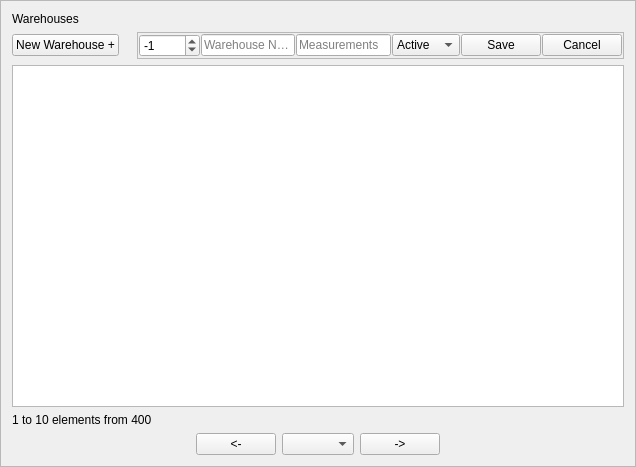
<?xml version="1.0" encoding="UTF-8"?>
<ui version="4.0">
 <class>F_Warhouses</class>
 <widget class="QFrame" name="F_Warhouses">
  <property name="geometry">
   <rect>
    <x>0</x>
    <y>0</y>
    <width>636</width>
    <height>467</height>
   </rect>
  </property>
  <property name="windowTitle">
   <string>Frame</string>
  </property>
  <property name="frameShape">
   <enum>QFrame::StyledPanel</enum>
  </property>
  <property name="frameShadow">
   <enum>QFrame::Raised</enum>
  </property>
  <layout class="QVBoxLayout" name="verticalLayout_2">
   <item>
    <widget class="QLabel" name="L_info">
     <property name="text">
      <string>Warehouses</string>
     </property>
    </widget>
   </item>
   <item>
    <layout class="QHBoxLayout" name="layoutTop">
     <item>
      <widget class="QPushButton" name="Bt_AddNew">
       <property name="text">
        <string>New Warehouse +</string>
       </property>
      </widget>
     </item>
     <item>
      <spacer name="horizontalSpacer">
       <property name="orientation">
        <enum>Qt::Horizontal</enum>
       </property>
       <property name="sizeType">
        <enum>QSizePolicy::Expanding</enum>
       </property>
       <property name="sizeHint" stdset="0">
        <size>
         <width>40</width>
         <height>20</height>
        </size>
       </property>
      </spacer>
     </item>
     <item>
      <widget class="QFrame" name="F_AddNew">
       <property name="enabled">
        <bool>true</bool>
       </property>
       <property name="frameShape">
        <enum>QFrame::StyledPanel</enum>
       </property>
       <property name="frameShadow">
        <enum>QFrame::Raised</enum>
       </property>
       <layout class="QHBoxLayout" name="horizontalLayout_5">
        <property name="spacing">
         <number>1</number>
        </property>
        <property name="leftMargin">
         <number>1</number>
        </property>
        <property name="topMargin">
         <number>1</number>
        </property>
        <property name="rightMargin">
         <number>1</number>
        </property>
        <property name="bottomMargin">
         <number>1</number>
        </property>
        <item>
         <widget class="QSpinBox" name="Sb_ID">
          <property name="minimum">
           <number>-2</number>
          </property>
          <property name="maximum">
           <number>99999</number>
          </property>
          <property name="value">
           <number>-1</number>
          </property>
         </widget>
        </item>
        <item>
         <layout class="QHBoxLayout" name="horizontalLayout_4">
          <item>
           <widget class="QLineEdit" name="Le_WarehouseName">
            <property name="maxLength">
             <number>255</number>
            </property>
            <property name="placeholderText">
             <string>Warehouse Name</string>
            </property>
           </widget>
          </item>
          <item>
           <widget class="QLineEdit" name="Le_Description">
            <property name="maxLength">
             <number>255</number>
            </property>
            <property name="placeholderText">
             <string>Measurements</string>
            </property>
           </widget>
          </item>
          <item>
           <widget class="QComboBox" name="Cb_Status">
            <item>
             <property name="text">
              <string>Active</string>
             </property>
            </item>
            <item>
             <property name="text">
              <string>Delete</string>
             </property>
            </item>
            <item>
             <property name="text">
              <string>Closed</string>
             </property>
            </item>
           </widget>
          </item>
          <item>
           <widget class="QPushButton" name="Bt_save">
            <property name="text">
             <string>Save</string>
            </property>
            <property name="shortcut">
             <string>Return</string>
            </property>
           </widget>
          </item>
          <item>
           <widget class="QPushButton" name="Bt_cancel">
            <property name="text">
             <string>Cancel</string>
            </property>
            <property name="shortcut">
             <string>Esc</string>
            </property>
           </widget>
          </item>
         </layout>
        </item>
       </layout>
      </widget>
     </item>
    </layout>
   </item>
   <item>
    <layout class="QVBoxLayout" name="layoutMiddle">
     <item>
      <widget class="QTableView" name="tableView">
       <property name="textElideMode">
        <enum>Qt::ElideMiddle</enum>
       </property>
      </widget>
     </item>
     <item>
      <widget class="QLabel" name="L_infoTable">
       <property name="text">
        <string>1 to 10 elements from 400</string>
       </property>
      </widget>
     </item>
    </layout>
   </item>
   <item>
    <layout class="QHBoxLayout" name="layoutBottom">
     <item>
      <spacer name="horizontalSpacer_2">
       <property name="orientation">
        <enum>Qt::Horizontal</enum>
       </property>
       <property name="sizeHint" stdset="0">
        <size>
         <width>40</width>
         <height>20</height>
        </size>
       </property>
      </spacer>
     </item>
     <item>
      <layout class="QHBoxLayout" name="layoutControle">
       <item>
        <widget class="QPushButton" name="Bt_Next">
         <property name="text">
          <string>&lt;-</string>
         </property>
        </widget>
       </item>
       <item>
        <widget class="QComboBox" name="Cb_Pages"/>
       </item>
       <item>
        <widget class="QPushButton" name="Bt_previous">
         <property name="text">
          <string>-&gt;</string>
         </property>
        </widget>
       </item>
      </layout>
     </item>
     <item>
      <spacer name="horizontalSpacer_4">
       <property name="orientation">
        <enum>Qt::Horizontal</enum>
       </property>
       <property name="sizeHint" stdset="0">
        <size>
         <width>40</width>
         <height>20</height>
        </size>
       </property>
      </spacer>
     </item>
    </layout>
   </item>
  </layout>
 </widget>
 <resources/>
 <connections/>
</ui>
